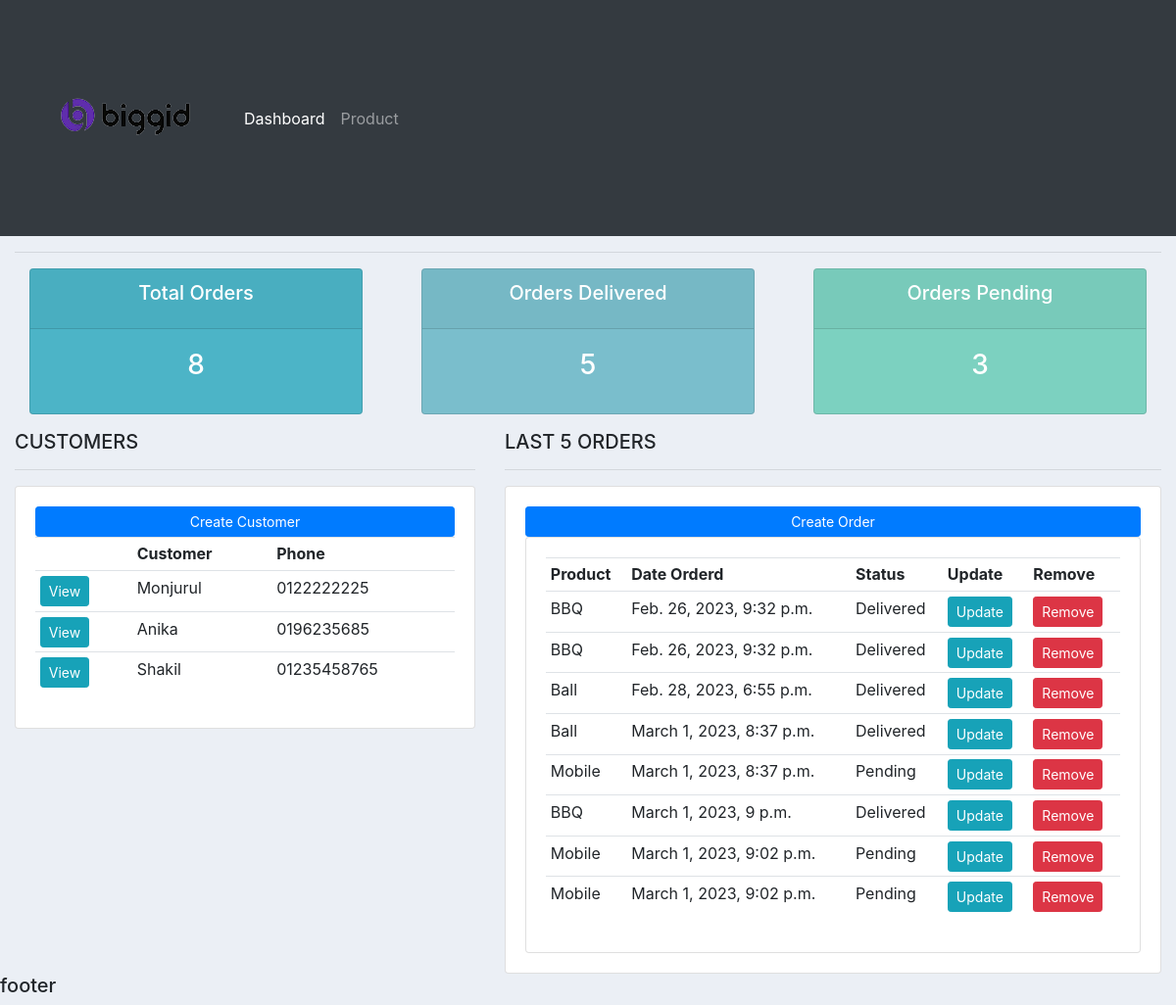
The app's page /, older data.
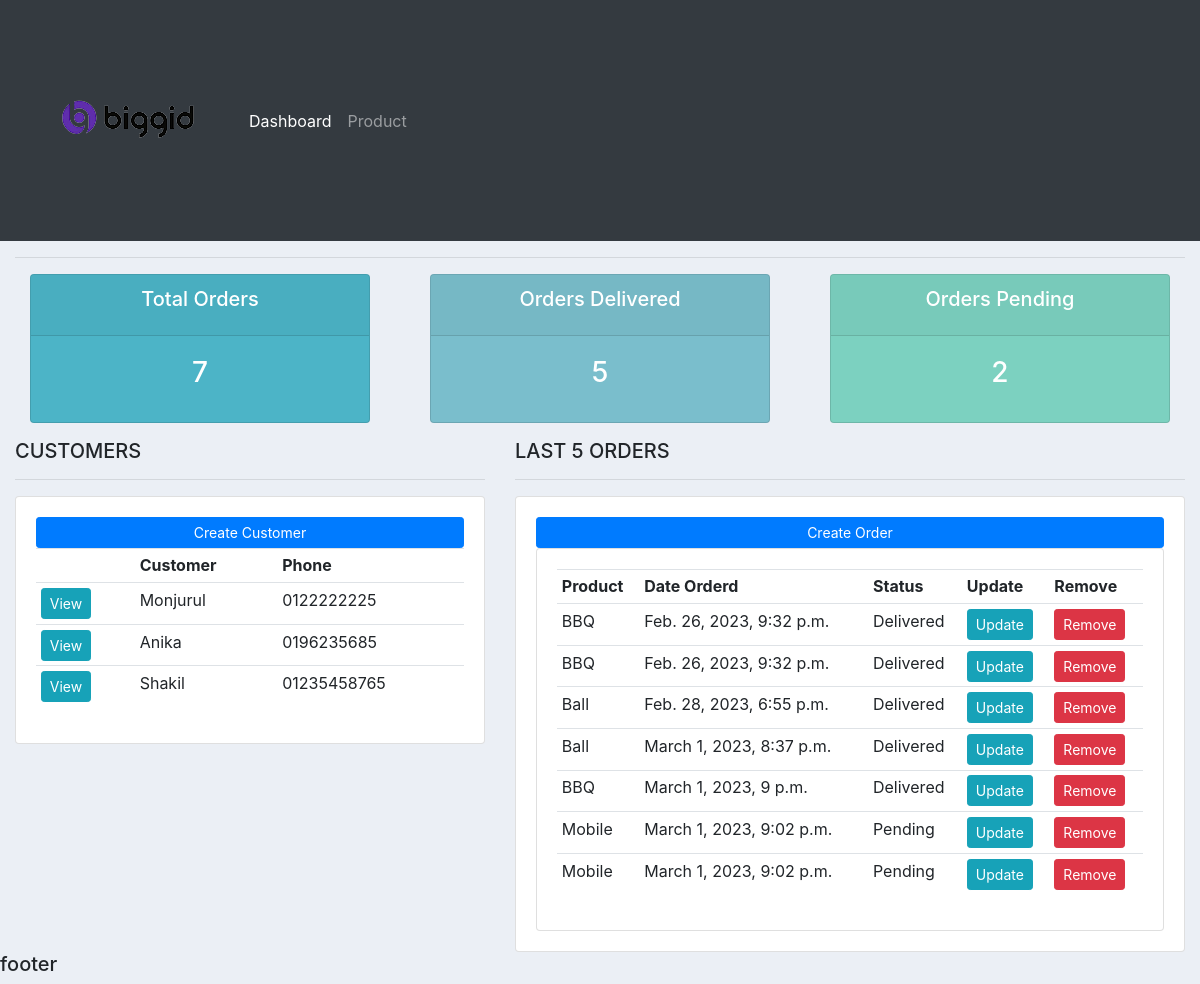
The same page, newer data.
### accounts/models.py (models this page shows, shortened)
class Customer(models.Model):
    name = models.CharField(max_length=200, null=True)
    phone = models.CharField(max_length=200, null=True)
    email = models.CharField(max_length=200, null=True)
    date_created = models.DateTimeField(auto_now_add=True, null=True)

class Order(models.Model):
    STATUS = (
        ('Pending', 'Pending'),
        ('On Process', 'On Process'),
        ('Delivered', 'Delivered'),
    )
    customer = models.ForeignKey(
        Customer, null=True, on_delete=models.SET_NULL)
    product = models.ForeignKey(Product, null=True, on_delete=models.SET_NULL)
    date_created = models.DateTimeField(auto_now_add=True, null=True)
    status = models.CharField(max_length=200, null=True, choices=STATUS)

class Product(models.Model):
    CATEGORY = (
        ('Food', 'Food'),
        ('Outdoor Item', 'Outdoor Item'),
        ('Gadget', 'Gadget'),
    )
    name = models.CharField(max_length=200, null=True)
    price = models.FloatField(null=True)
    category = models.CharField(max_length=200, null=True, choices=CATEGORY)
    Description = models.CharField(max_length=200, null=True, blank=True)
    date_created = models.DateTimeField(auto_now_add=True, null=True)
    tags = models.ManyToManyField(Tag)
    def __str__(self):
        return self.name

### accounts/views.py (the view)
# urls.py: path('', views.home, name='home'),
def home(request):
    customers = Customer.objects.all()
    orders = Order.objects.all()
    total_orders = orders.count()
    total_customers = customers.count()
    delivered = orders.filter(status='Delivered').count()
    pending = orders.filter(status='Pending').count()
    context = {'orders': orders, 'customers': customers,
               'total_orders': total_orders, 'total_customers': total_customers, 'delivered': delivered, 'pending': pending}
    return render(request, 'accounts/dashboard.html', context)

### accounts/templates/accounts/dashboard.html (shortened to what this page needs)
{% extends 'accounts/main.html' %} {% block content %}
<div class="row">
  <div class="col">
    <div class="col-md">
      <div class="card text-center text-white mb-3" id="total-orders">
        <div class="card-header">
          <h5 class="card-title">Total Orders</h5>
        </div>
        <div class="card-body">
          <h3 class="card-title">{{total_orders}}</h3>
        </div>
      </div>
    </div>
  </div>
  <div class="col">
    <div class="col-md">
      <div class="card text-center text-white mb-3" id="orders-delivered">
        <div class="card-header">
          <h5 class="card-title">Orders Delivered</h5>
        </div>
        <div class="card-body">
          <h3 class="card-title">{{delivered}}</h3>
        </div>
      </div>
    </div>
  </div>
  <div class="col">
    <div class="col-md">
      <div class="card text-center text-white mb-3" id="orders-pending">
        <div class="card-header">
          <h5 class="card-title">Orders Pending</h5>
        </div>
        <div class="card-body">
          <h3 class="card-title">{{pending}}</h3>
        </div>
      </div>
    </div>
  </div>
</div>
<div class="row">
  <div class="col-md-5">
    <h5>CUSTOMERS</h5>
    <hr />
    <div class="card card-body">
      <a class="prevent-submit btn btn-primary btn-sm btn-block" href=""
        >Create Customer</a
      >
      <table class="table table-sm">
        <tr>
          <th></th>
          <th>Customer</th>
          <th>Phone</th>
        </tr>
        {% for i in customers %}
        <tr>
          <td>
            <a class="btn btn-sm btn-info" href="{% url 'customer' i.id %}"
              >View</a
            >
          </td>
          <td>{{i.name}}</td>
          <td>{{i.phone}}</td>
        </tr>
        {% endfor %}
      </table>
    </div>
  </div>
  <div class="col-md-7">
    <h5>LAST 5 ORDERS</h5>
    <hr />
    <div class="card card-body">
      <a
        class="prevent-submit btn btn-primary btn-sm btn-block"
        href="{% url 'create_order' %}"
        >Create Order</a
      >
      <div class="card card-body">
        <table class="table table-sm">
          <tr>
            <th>Product</th>
            <th>Date Orderd</th>
            <th>Status</th>
            <th>Update</th>
            <th>Remove</th>
          </tr>
          {% for i in orders %}
          <tr>
            <td>{{i.product}}</td>
            <td>{{i.date_created}}</td>
            <td>{{i.status}}</td>
            <td>
              <a
                class="btn btn-sm btn-info"
                href="{% url 'update_order' i.id %}"
                >Update</a
              >
            </td>
            <td>
              <a
                class="btn btn-sm btn-danger"
                href="{% url 'delete_order' i.id %}"
                >Remove</a
              >
            </td>
          </tr>
          {% endfor %}
        </table>
      </div>
    </div>
  </div>
  {% endblock %}

Row changes from the older to the newer data that the page shows:
removed Order: product "Mobile", date_created "March 1, 2023, 8:37 p.m.", status "Pending"
Text that changed along with them:
{{ total_orders }}: "8" → "7"
{{ pending }}: "3" → "2"
